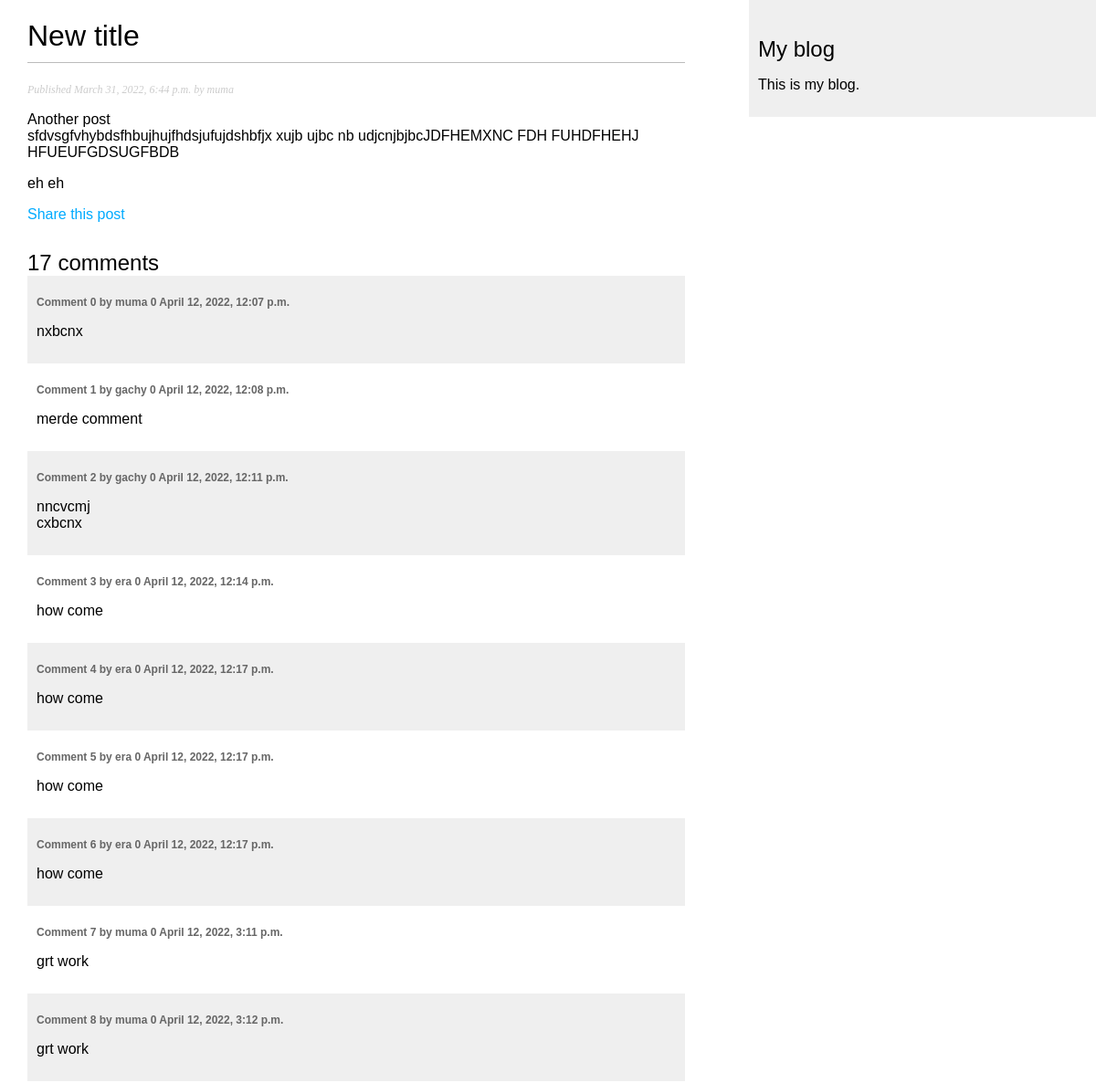
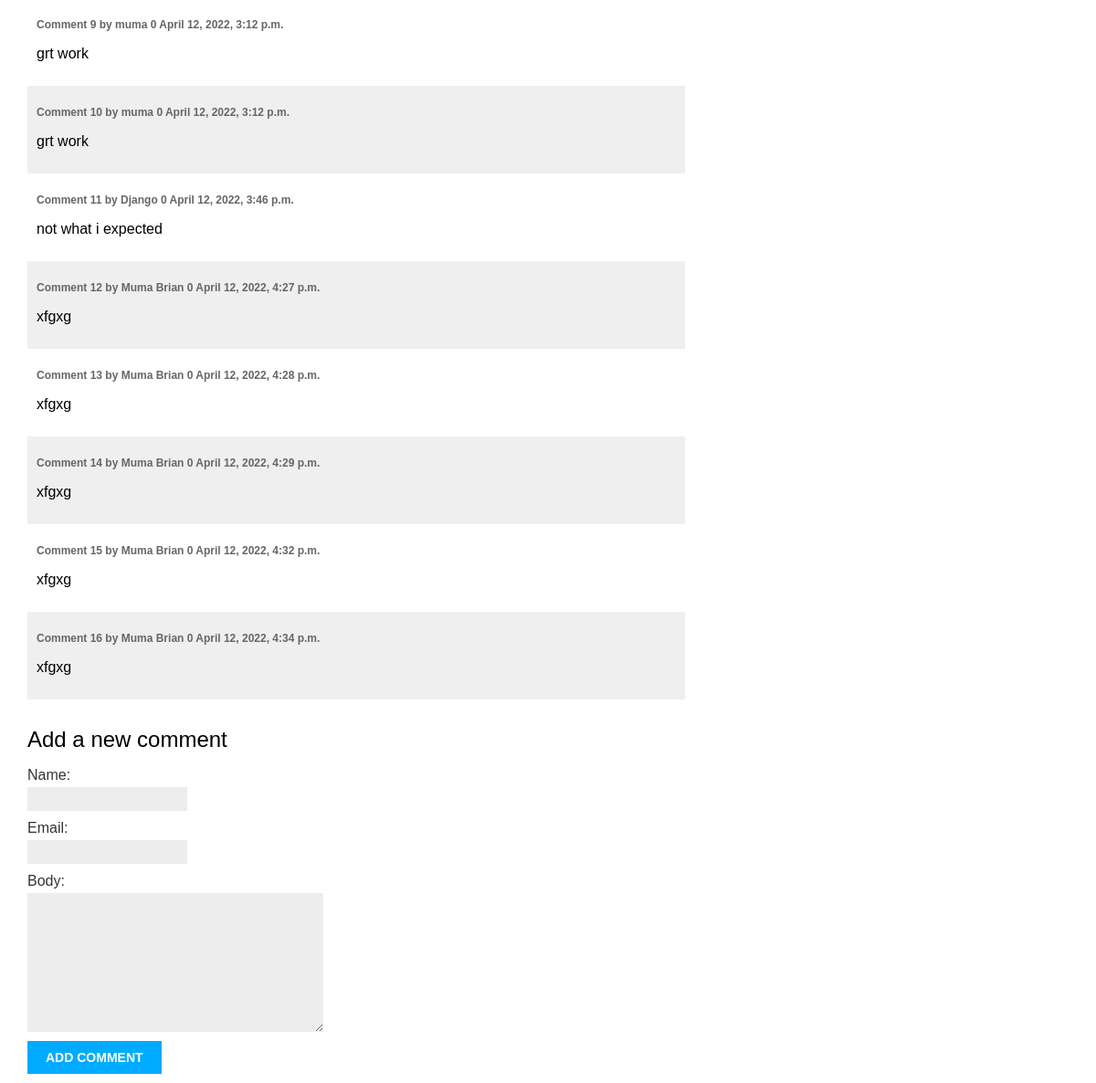
The app's page /blog/2022/3/31/another-post/ with its own data (2 pictures, top to bottom).
### blog/models.py (models this page shows, shortened)
class Post(models.Model):
    STATUS_CHOICES = (('draft', 'Draft'),('published', 'Published'),)
    title = models.CharField(max_length=250)
    slug = models.SlugField(max_length=250,unique_for_date='publish') #short label
    author = models.ForeignKey(User,on_delete=models.CASCADE,related_name='blog_posts')
    body = models.TextField()
    publish = models.DateTimeField(default=timezone.now)
    created = models.DateTimeField(auto_now_add=True)
    updated = models.DateTimeField(auto_now=True)
    status = models.CharField(max_length=10,choices=STATUS_CHOICES,default='draft')
    objects = models.Manager() # The default manager.
    published = PublishedManager() # Our custom manager.
    class Meta:
          ordering = ('-publish',)

class Comment(models.Model):
      post=models.ForeignKey(Post,on_delete=models.CASCADE,related_name='comments')#you can retrieve the post of a comment object using comment.post and retrieve all comments of a post using post.comments.all()
      name=models.CharField(max_length=80)
      email=models.EmailField()
      body = models.TextField()
      created=models.DateTimeField(auto_now_add=True)
      updated=models.DateTimeField(auto_now=True)
      active=models.BooleanField(default=True)
      class Meta:
          ordering=('created',)

### blog/views.py (the view)
# urls.py: path('<int:year>/<int:month>/<int:day>/<slug:post>/',views.post_detail,name='post_detail'),
def post_detail(request, year, month, day, post):
      post = get_object_or_404(Post, slug=post,
      status='published',
      publish__year=year,
      publish__month=month,
      publish__day=day)
      comments = post.comments.filter(active=True)
      new_comment = None
      if request.method == 'POST':
          comment_form = CommentForm(data=request.POST)
          if comment_form.is_valid():
            new_comment = comment_form.save(commit=False)# Assign the current post to the comment
            new_comment.post = post
            new_comment.save()
      else:
              comment_form = CommentForm()
      return render(request,'blog/post/detail.html', {'post': post,'new_comment':new_comment,'comment_form': comment_form,'comments':comments})

### blog/forms.py
class CommentForm(forms.ModelForm):
    class Meta:
        model=Comment
        fields=('name','email','body')

### blog/templates/blog/post/detail.html (shortened to what this page needs)
{% extends "blog/base.html" %}
{% block content %}
<h1>{{ post.title }}</h1>
<p class="date">
Published {{ post.publish }} by {{ post.author }}
</p>
{{ post.body|linebreaks }}
eh eh
<p>
    <a href="{% url "blog:post_share" post.id %}">Share this post</a>
</p>
{% with comments.count as total_comments %}
<h2>
{{ total_comments }} comment{{ total_comments|pluralize}}
</h2>
{% endwith %}
{% for comment in comments %}
<div class="comment">
<p class="info">
Comment {{ forloop.counter0 }} by {{ comment.name }}
0
{{ comment.created }}
</p>
{{ comment.body|linebreaks }}
</div>
{% empty %}<p>There are no comments yet.</p>
{% endfor %}
{% if new_comment %}
    <h2>Your comment has been added.</h2>
    {% else %}
    <h2>Add a new comment</h2>
    <form method="post">
    {{ comment_form.as_p }}
    <p><input type="submit" value="Add comment"></p>
    </form>
    {% endif %}
{% endblock %}

### blog/templates/blog/base.html (shortened to what this page needs)
{% load static %}
<!DOCTYPE html>
<html>
<head>
  <link href="{% static "css/blog.css" %}" rel="stylesheet">
</head>
<body>
  <div id="content">
    {% block content %}
    {% endblock %}
  </div>
  <div id="sidebar">
    <h2>My blog</h2>
    <p>This is my blog.</p>
  </div>
</body>
</html>

### blog/static/css/blog.css (style rules this page uses)
body { margin:0; padding:0; font-family:helvetica, sans-serif; }
a { color:#00abff; text-decoration:none; }
h1 { font-weight:normal; border-bottom:1px solid #bbb; padding:0 0 10px 0; }
h2 { font-weight:normal; margin:30px 0 0; }
#content { float:left; width:60%; padding:0 0 0 30px; }
#sidebar { float:right; width:30%; padding:10px; background:#efefef; height:100%; }
p.date { color:#ccc; font-family: georgia, serif; font-size: 12px; font-style: italic; }
label { float:left; clear:both; color:#333; margin-bottom:4px; }
input, textarea { clear:both; float:left; margin:0 0 10px; background:#ededed; border:0; padding:6px 10px; font-size:12px; }
input[type=submit] { font-weight:bold; background:#00abff; color:#fff; padding:10px 20px; font-size:14px; text-transform:uppercase; }
.comment { padding:10px; }
.comment:nth-child(even) { background:#efefef; }
.comment .info { font-weight:bold; font-size:12px; color:#666; }

### records on screen
Post: title "New title", publish "March 31, 2022, 6:44 p.m.", author "muma", body "Another post sfdvsgfvhybdsfhbujhujfhdsjufujdshbfjx xujb ujbc nb udjcnjbjbcJDFHEMXNC FDH FUHDFHEHJ HFUEUFGDSUGFBDB"
Comment: name "muma", created "April 12, 2022, 12:07 p.m.", body "nxbcnx"
Comment: name "gachy", created "April 12, 2022, 12:08 p.m.", body "merde comment"
Comment: name "gachy", created "April 12, 2022, 12:11 p.m.", body "nncvcmj cxbcnx"
Comment: name "era", created "April 12, 2022, 12:14 p.m.", body "how come"
Comment: name "era", created "April 12, 2022, 12:17 p.m.", body "how come"
Comment: name "era", created "April 12, 2022, 12:17 p.m.", body "how come"
Comment: name "era", created "April 12, 2022, 12:17 p.m.", body "how come"
Comment: name "muma", created "April 12, 2022, 3:11 p.m.", body "grt work"
Comment: name "muma", created "April 12, 2022, 3:12 p.m.", body "grt work"
Comment: name "muma", created "April 12, 2022, 3:12 p.m.", body "grt work"
Comment: name "muma", created "April 12, 2022, 3:12 p.m.", body "grt work"
Comment: name "Django", created "April 12, 2022, 3:46 p.m.", body "not what i expected"
Comment: name "Muma Brian", created "April 12, 2022, 4:27 p.m.", body "xfgxg"
Comment: name "Muma Brian", created "April 12, 2022, 4:28 p.m.", body "xfgxg"
Comment: name "Muma Brian", created "April 12, 2022, 4:29 p.m.", body "xfgxg"
Comment: name "Muma Brian", created "April 12, 2022, 4:32 p.m.", body "xfgxg"
Comment: name "Muma Brian", created "April 12, 2022, 4:34 p.m.", body "xfgxg"

### other values on screen
{{ total_comments }} "17"
